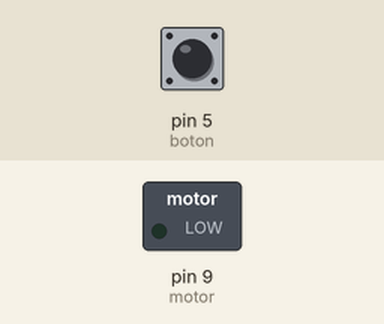
This sketch was run on a simulated Arduino Uno, built with avr-gcc and run on an emulated ATmega328P. Parts: switched loads named in the sketch (green lamp = pin HIGH). The test bench sets the inputs (shaded band); at power-on: pin 5 (boton) HIGH.

Above: at 1.2 s.
1.3 s: pin 5 (boton) pulled LOW for 0.15 s
At 7.1 s:
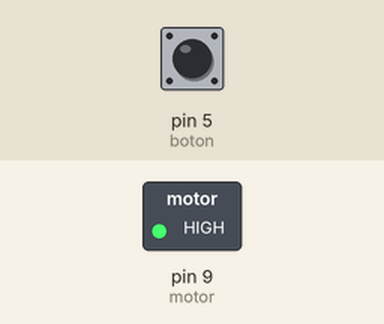
7.4 s: pin 5 (boton) pulled LOW for 1 s
At 8.4 s:
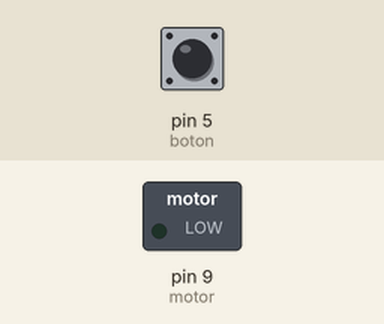
11.4 s: pin 5 (boton) pulled LOW for 3.2 s
At 18.4 s:
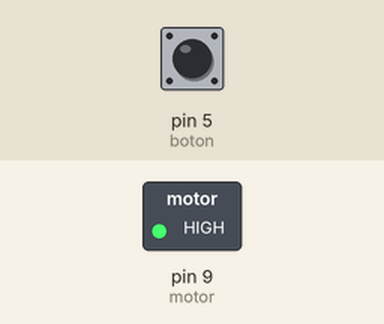
Timing chart, 0 to 19.9 s (numbered marks = the images above; inputs shaded):
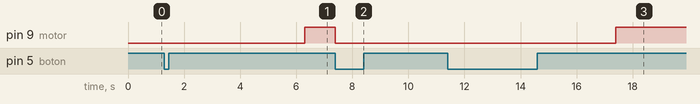

Measured:
- after the input at 1.3 s, pin 9 (motor): LOW → HIGH after 5.0 s
- after the input at 7.4 s, pin 9 (motor): HIGH → LOW at once
- after the input at 11.4 s, pin 9 (motor): LOW → HIGH after 6.0 s instead of 1.0 s

The sketch:

RelemotorPulsador.ino
```cpp
// una varible te tipo entero...
/// que se llama "motor"
// inicialaizada con el valor 9
// int motor = 9;

#define motor 9
#define boton 5
#define ON LOW
#define OFF HIGH

int tiempo = 5000;

void setup(){
  pinMode(motor, OUTPUT);
  pinMode(boton, INPUT);

}


void loop()
{
  int estado;
  estado  =  digitalRead(boton);

 if(estado == ON){
   digitalWrite(motor, ON);
   delay(tiempo);
   digitalWrite(motor, OFF);
 }
}
```
